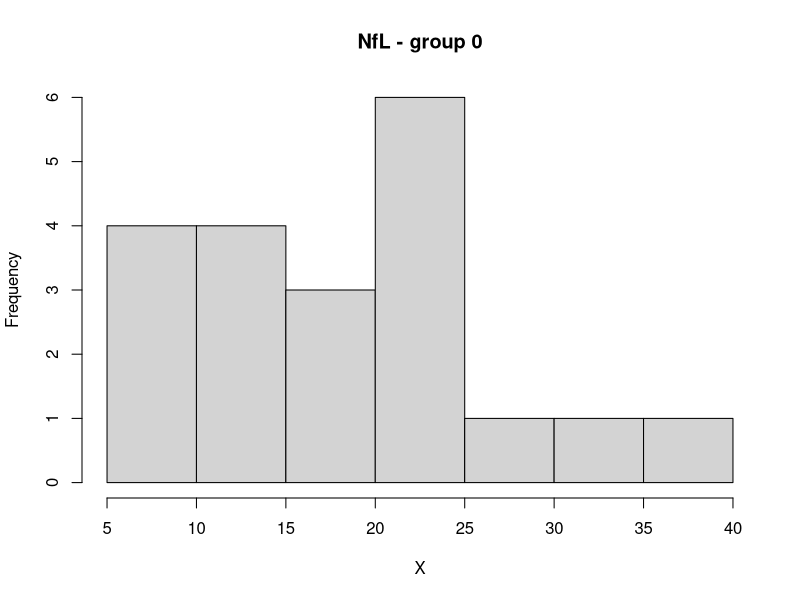
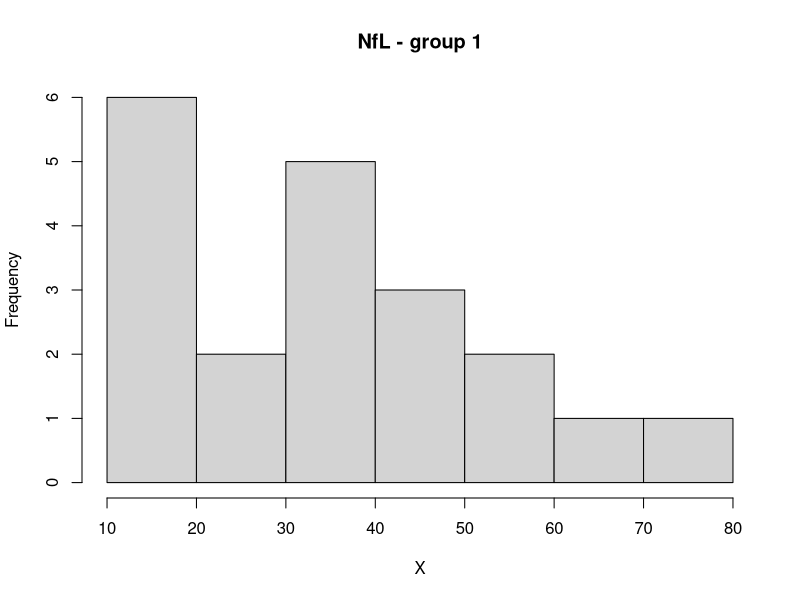
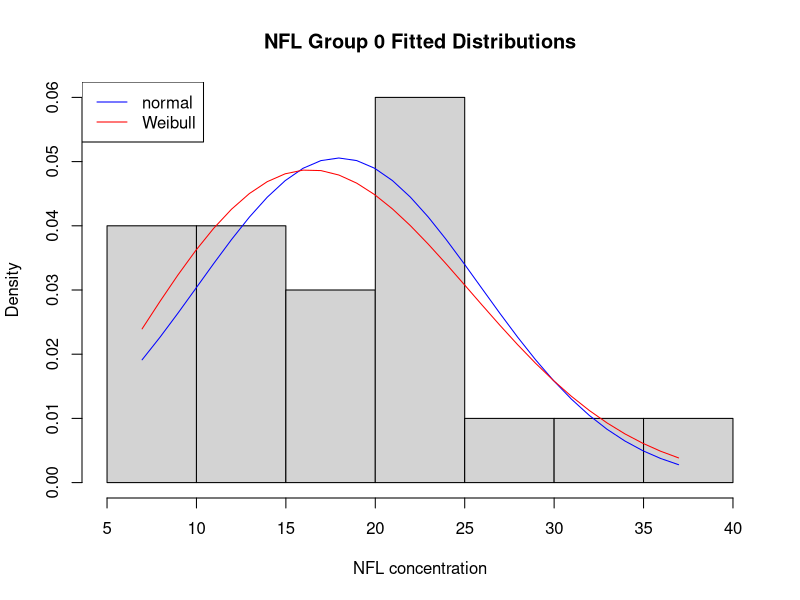
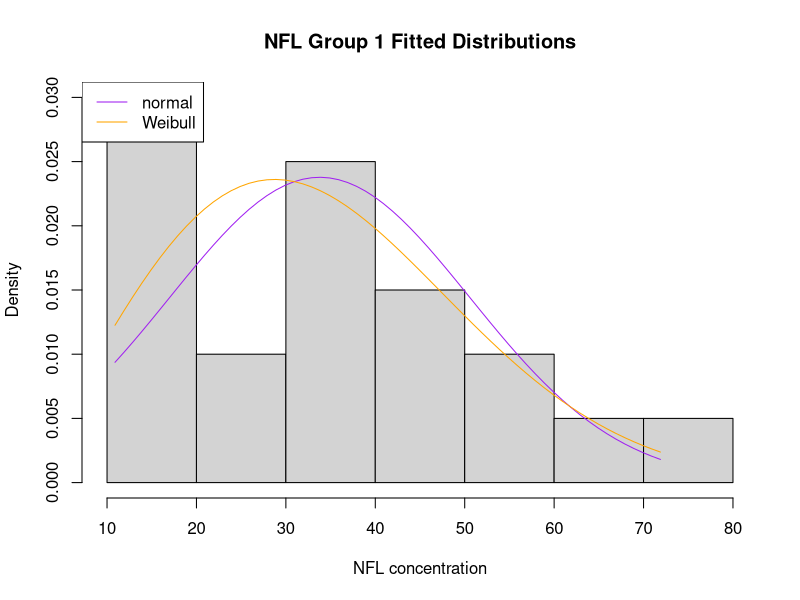
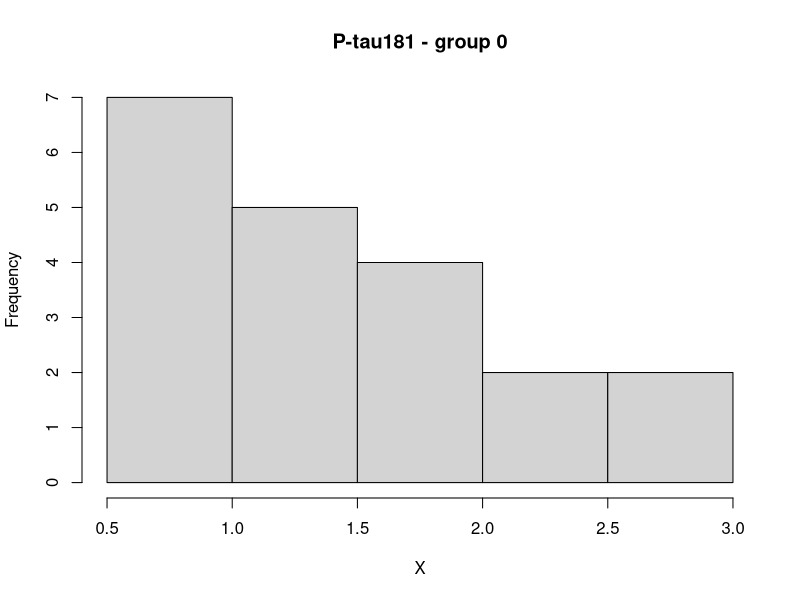
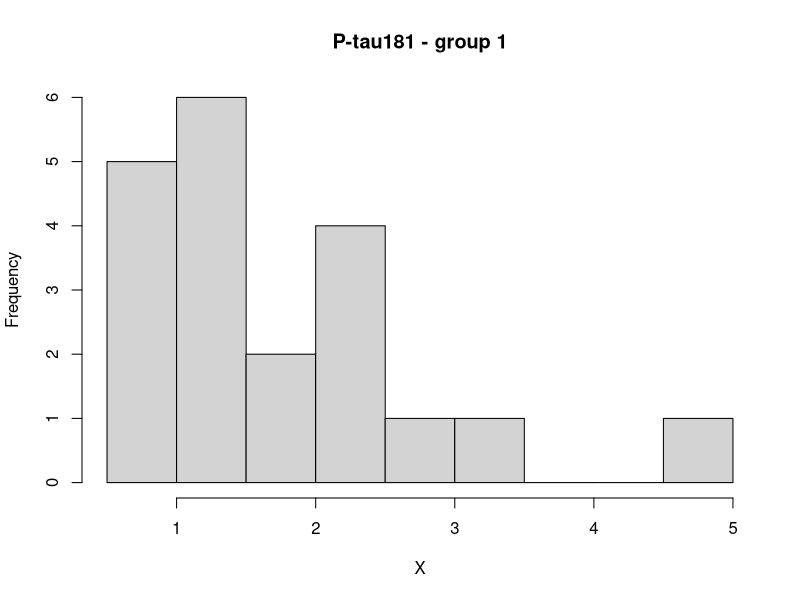
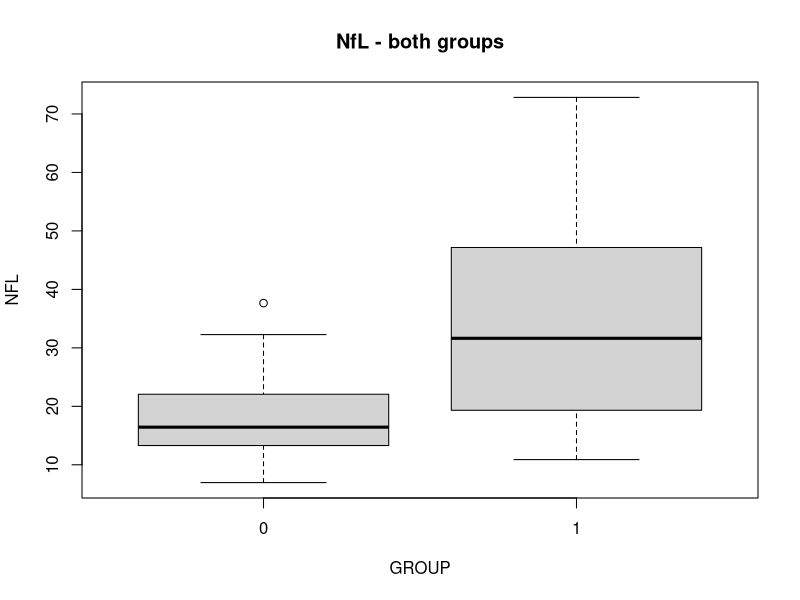
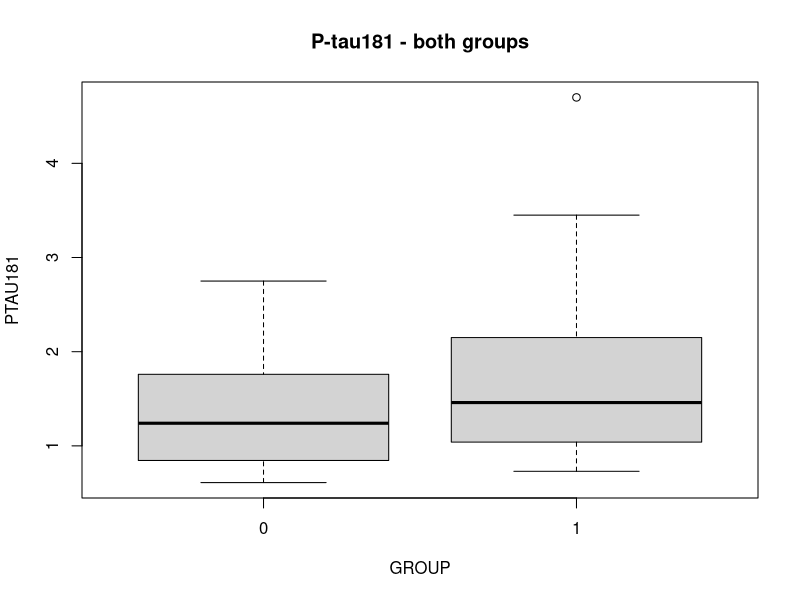

Here is the R script that generated these plots, in order:
# Install packages
install.packages("tidyverse")
install.packages("car")

# Import packages
library(readr)
library(car)
library(dplyr)
library(MASS)
library(tidyverse)

data <- read.csv("data/Data_T1.csv")

# Examine data structure
head(data)
summary(data)


# Visualise data
hist(data$NFL[data$GROUP == 0], main = "NfL - group 0", xlab = "X")
hist(data$NFL[data$GROUP == 1], main = "NfL - group 1", xlab = "X")

# Fit the NFL data to the normal distribution
normal_params_0 <- fitdistr(data$NFL[data$GROUP == 0], "normal")
normal_params_1 <- fitdistr(data$NFL[data$GROUP == 1], "normal")
normal_params_0      # Added for visualisation
normal_params_1      # Added for visualisation

NFL_group_0 = data$NFL[data$GROUP == 0]
NFL_group_1 = data$NFL[data$GROUP == 1]

# Do fitted distributions for group 0 
height_min <- min(NFL_group_0)
height_max <- max(NFL_group_0)
x_pdf <- seq(height_min, height_max, 1)

weibull_params_0 <- fitdistr(NFL_group_0, "weibull")
# Then we sample from the pdfs using the parameter estimates
y_norm <- dnorm(x_pdf,
                mean = normal_params_0$estimate["mean"],
                sd   = normal_params_0$estimate["sd"])

y_weib <- dweibull(x_pdf,
                   shape = weibull_params_0$estimate["shape"],
                   scale = weibull_params_0$estimate["scale"])

# Plot the histogram and lines
hist(NFL_group_0, freq = FALSE, xlab = "NFL concentration", ylab = "Density", main = "NFL Group 0 Fitted Distributions")
lines(x_pdf, y_norm, col="blue")
lines(x_pdf, y_weib, col="red")
legend(x = "topleft", c("normal","Weibull"), col=c("blue","red"), lty = 1, cex = 1)

# Do fitted distributions for group 1 
height_min <- min(NFL_group_1)
height_max <- max(NFL_group_1)
x_pdf <- seq(height_min, height_max, 1)

weibull_params_1 <- fitdistr(NFL_group_1, "weibull")
# Then we sample from the pdfs using the parameter estimates
y_norm <- dnorm(x_pdf, 
                normal_params_1$estimate["mean"], 
                normal_params_1$estimate["sd"])
y_weib <- dweibull(x_pdf, 
                   weibull_params_1$estimate["shape"], 
                   weibull_params_1$estimate["scale"])


# Plot the histogram and lines
hist(NFL_group_1, freq = FALSE, xlab = "NFL concentration", ylab = "Density", main = "NFL Group 1 Fitted Distributions")
lines(x_pdf, y_norm, col="purple")
lines(x_pdf, y_weib, col="orange")
legend(x = "topleft", c("normal","Weibull"), col=c("purple","orange"), lty = 1, cex = 1)



hist(data$PTAU181[data$GROUP == 0], main = "P-tau181 - group 0", xlab = "X")
hist(data$PTAU181[data$GROUP == 1], main = "P-tau181 - group 1", xlab = "X")

#boxplot(data$NFL[data$GROUP == 0], data$NFL[data$GROUP == 1], data = data, main = "NfL - both groups")

boxplot(NFL ~ GROUP, data = data, main = "NfL - both groups")
boxplot(PTAU181 ~ GROUP, data = data, main = "P-tau181 - both groups")

qqPlot(data$NFL[data$GROUP == 0], main = "NfL - group 0")
qqPlot(data$NFL[data$GROUP == 1], main = "NfL - group 1")

qqPlot(data$PTAU181[data$GROUP == 0], main = "NfL - group 0")
qqPlot(data$PTAU181[data$GROUP == 1], main = "NfL - group 1")

# Test for normality
shapiro.test(data$NFL[data$GROUP == 0])
shapiro.test(data$NFL[data$GROUP == 1])
shapiro.test(data$PTAU181[data$GROUP == 0])
shapiro.test(data$PTAU181[data$GROUP == 1])

# T-test for NfL (normal)
var.test(NFL ~ GROUP, data = data)

t.test(NFL ~ GROUP, data = data, var.equal = FALSE)

# Wilcoxon test for P-tau181 (not normal)
wilcox.test(PTAU181 ~ GROUP, data = data)

# Correlation test. Filter only Group 0 (Control participants)
group1 <- subset(data, GROUP == 0)

# Scatter plot with regression line
ggplot(group1, aes(x = NFL, y = PTAU181)) +
  geom_point(color = "red", size = 3) +
  geom_smooth(method = "lm", se = TRUE, color = "black") +
  labs(
    title = "Correlation between NFL and P-tau181 (Group 0: Control)",
    x = "NFL (pg/mL)",
    y = "P-tau181 (pg/mL)"
  ) +
  theme_minimal(base_size = 14)

# Pearson correlation
cor(group1$NFL, group1$PTAU181, method = "pearson")

# Correlation test. Filter only Group 1 (AD participants)
group1 <- subset(data, GROUP == 1)

# Scatter plot with regression line
ggplot(group1, aes(x = NFL, y = PTAU181)) +
  geom_point(color = "red", size = 3) +
  geom_smooth(method = "lm", se = TRUE, color = "black") +
  labs(
    title = "Correlation between NFL and P-tau181 (Group 1: AD)",
    x = "NFL (pg/mL)",
    y = "P-tau181 (pg/mL)"
  ) +
  theme_minimal(base_size = 14)

# Pearson correlation
cor(group1$NFL, group1$PTAU181, method = "pearson")

# Correlation test. Scatter plot for ALL participants (Group 0 + Group 1 together)
ggplot(data, aes(x = NFL, y = PTAU181)) +
  geom_point(color = "blue", size = 3) +
  geom_smooth(method = "lm", se = TRUE, color = "black") +
  labs(
    title = "Correlation between NFL and P-tau181 (All Participants)",
    x = "NFL (pg/mL)",
    y = "P-tau181 (pg/mL)"
  ) +
  theme_minimal(base_size = 14)

# Pearson correlation across all participants
cor(data$NFL, data$PTAU181, method = "pearson")




